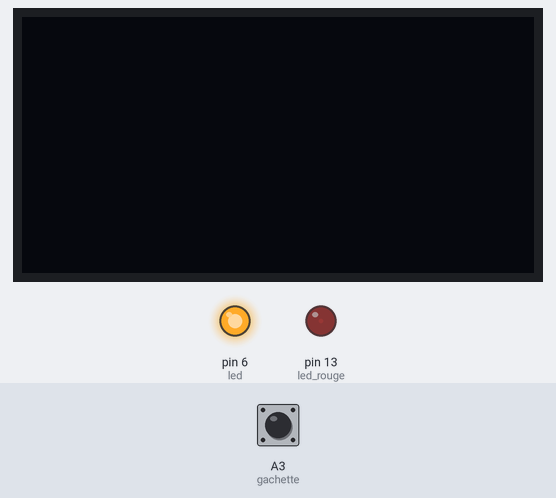
This sketch was run on a simulated Arduino Uno, built for the host (arithmetic inside an expression is 32-bit, double 64-bit). On the bench: 128×64 one-colour display, output pins drawn as LEDs (lit = HIGH). The test bench sets the inputs (shaded band); at power-on: A3 (gachette) LOW. What the sketch prints to the serial monitor is not drawn.

Above: at 1.2 s.
1.3 s: A3 (gachette) driven HIGH
At 1.7 s:
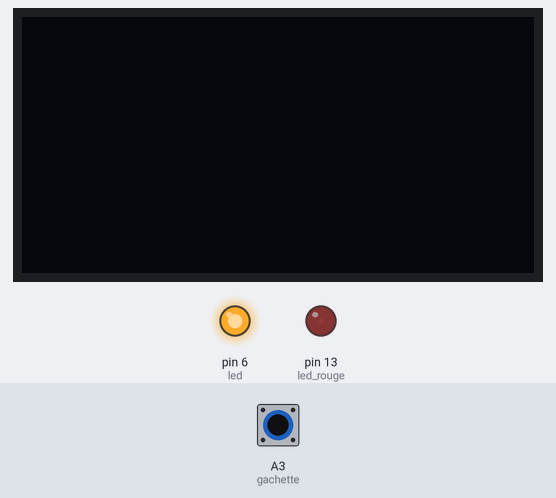
2.9 s: A3 (gachette) pulsed LOW 5 times (0.12 s each, 0.3 s apart)
5.9 s: A3 (gachette) driven LOW
7.4 s: A3 (gachette) driven HIGH
At 9.9 s:
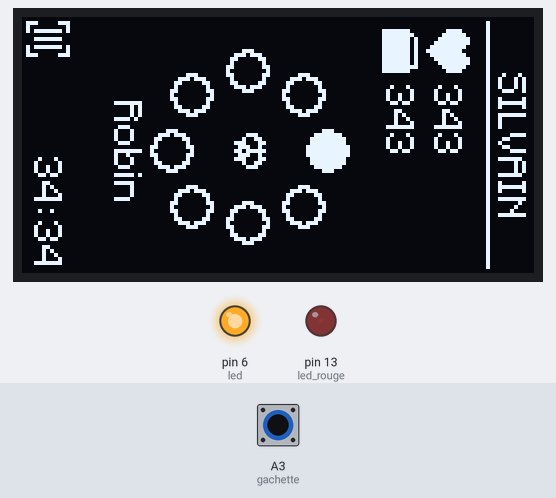
10.4 s: A3 (gachette) pulsed LOW 2 times (0.12 s each, 0.3 s apart)
Timing chart, 0 to 28.7 s (numbered marks = the images above; inputs shaded):
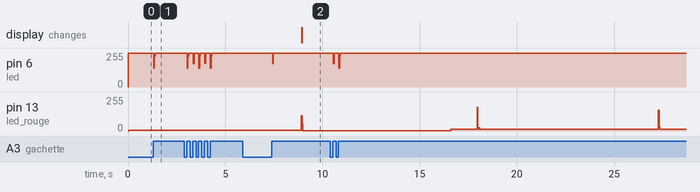

The sketch:

fusil.ino
```cpp
#include "U8glib.h"


int led = 6;
int led_rouge = 13;
int gachette = A3;

boolean toggle0 = 0;
boolean enable_frequence = 0;

U8GLIB_SH1106_128X64 u8g(U8G_I2C_OPT_NONE);

const uint8_t img_logo[] PROGMEM = {0,0,0,0,0,0,0,0,0,0,0,0,0,0,0,0,0,0,0,0,0,0,0,0,0,0,0,0,0,0,0,0,0,0,0,0,0,0,0,0,0,0,0,0,0,0,0,0,0,0,0,0,0,0,0,31,240,0,0,0,0,0,0,0,0,0,0,0,0,0,0,63,240,0,0,0,0,0,0,0,0,0,0,0,0,0,0,103,248,0,0,0,0,0,0,0,0,0,0,0,0,0,0,199,248,0,0,0,0,0,0,0,0,0,0,0,0,0,1,131,252,0,0,0,0,0,0,0,0,0,0,0,0,0,3,3,252,0,0,0,0,0,0,0,0,3,248,0,0,0,1,1,254,0,0,0,0,0,0,0,0,2,0,0,0,0,1,131,0,0,127,192,0,0,0,0,0,2,0,0,0,0,0,134,0,0,127,224,0,0,0,0,0,2,0,0,0,0,0,204,0,0,255,48,0,0,0,0,0,0,0,0,0,0,0,88,0,0,254,24,0,0,0,0,0,1,0,0,0,0,0,112,0,1,254,12,0,0,0,0,0,2,160,0,0,0,0,32,0,1,252,4,0,0,0,0,0,2,160,12,3,0,0,0,0,3,254,8,0,0,0,0,0,2,160,14,7,0,0,0,0,0,3,8,0,0,0,0,0,3,192,15,15,0,0,0,0,15,249,144,0,0,0,0,0,0,0,7,158,0,0,0,0,15,236,208,0,0,0,0,0,2,64,3,252,0,0,0,0,31,230,96,0,0,0,0,0,2,160,1,248,0,0,0,0,31,195,32,0,0,0,0,0,2,160,3,252,0,0,0,0,63,193,128,0,0,0,0,0,2,160,7,158,0,0,0,0,63,128,192,0,0,0,0,0,1,32,15,15,0,0,0,0,127,128,128,0,0,0,0,0,0,0,14,7,0,0,254,127,128,193,128,63,224,0,0,0,1,192,12,3,0,1,4,129,0,97,0,24,48,0,0,0,2,160,0,0,0,2,9,2,0,51,0,8,24,0,0,0,2,160,0,0,0,2,25,6,0,26,0,12,8,0,0,0,2,160,0,0,0,4,18,4,0,14,0,4,12,0,0,0,2,192,15,255,0,4,50,12,0,4,0,6,4,0,0,0,0,0,15,255,0,8,36,8,0,0,0,2,6,0,0,0,3,224,15,255,0,15,231,248,0,0,0,3,254,0,0,0,0,64,14,0,0,7,243,252,0,4,0,7,252,0,0,0,0,32,14,0,0,7,243,252,0,6,0,7,252,0,0,0,0,32,14,0,0,3,249,254,0,30,0,15,248,0,0,0,0,64,14,0,0,3,249,254,0,31,0,15,248,0,0,0,0,0,0,0,0,1,252,255,0,63,0,31,240,0,0,0,0,0,0,0,0,0,254,127,128,255,128,63,224,0,0,0,0,8,0,0,0,0,0,0,127,255,128,0,0,0,0,0,0,8,15,255,0,0,0,0,32,127,192,0,0,0,0,0,3,248,15,255,0,0,0,0,32,63,128,0,0,0,0,0,0,8,15,255,0,0,0,0,16,63,32,0,0,0,0,0,0,8,0,0,0,0,0,0,16,30,96,0,0,0,0,0,1,0,0,0,0,0,0,0,8,12,240,0,0,0,0,0,2,160,0,0,0,0,0,0,15,249,240,0,0,0,0,0,2,160,15,255,0,0,0,0,0,3,248,0,0,0,0,0,2,160,15,255,0,0,0,0,3,255,248,0,0,0,0,0,3,192,15,255,0,0,32,0,1,3,252,0,0,0,0,0,0,0,0,0,0,0,112,0,1,1,252,0,0,0,0,0,4,192,0,0,0,0,120,0,0,129,248,0,0,0,0,0,5,32,0,0,0,0,252,0,0,128,240,0,0,0,0,0,5,32,0,0,0,0,254,0,0,64,96,0,0,0,0,0,5,32,0,0,0,1,255,0,0,127,192,0,0,0,0,0,3,224,0,0,0,1,255,254,0,0,0,0,0,0,0,0,0,0,0,0,0,3,254,4,0,0,0,0,0,0,0,0,0,0,0,0,0,1,252,12,0,0,0,0,0,0,0,0,0,0,0,0,0,0,248,8,0,0,0,0,0,0,0,0,0,0,0,0,0,0,120,24,0,0,0,0,0,0,0,0,0,0,0,0,0,0,48,16,0,0,0,0,0,0,0,0,0,0,0,0,0,0,31,240,0,0,0,0,0,0,0,0,0,0,0,0,0,0,0,0,0,0,0,0,0,0,0,0,0,0,0,0,0,0,0,0,0,0,0,0,0,0,0,0,0,0,0,0,0,0,0,0,0,0,0,0,0,0,0,0,};
const uint8_t img_score[] PROGMEM = {0,0,0,0,0,0,0,0,0,0,0,0,0,0,0,0,112,112,0,0,0,0,0,0,0,0,0,0,0,0,8,0,64,16,0,0,0,0,0,0,0,0,0,0,0,0,8,0,95,208,0,0,0,0,0,0,0,0,0,63,128,60,8,0,0,0,0,0,0,0,0,0,0,0,0,63,192,126,8,0,31,192,0,0,0,0,0,0,0,0,0,63,160,255,8,0,0,0,0,0,0,0,0,0,0,0,0,63,161,255,8,0,95,208,0,0,0,0,0,0,0,0,0,63,163,254,8,0,64,16,0,0,0,0,1,192,0,0,0,63,167,252,8,0,112,112,0,0,0,0,7,112,0,0,0,63,163,254,8,0,0,0,0,0,0,0,12,24,0,0,0,63,161,255,8,0,0,0,0,0,0,0,8,8,0,0,0,63,160,255,8,0,0,0,0,0,0,0,24,12,0,0,0,63,224,126,8,0,0,0,0,0,0,0,16,4,0,0,0,63,128,60,8,0,0,0,0,0,0,112,24,12,7,0,0,0,0,0,8,136,0,0,0,0,1,220,8,8,29,192,0,0,0,0,9,20,0,0,0,0,3,6,12,24,48,96,0,0,0,0,9,20,0,0,0,0,2,2,7,112,32,32,0,8,128,136,9,20,0,0,0,0,6,3,1,192,96,48,0,16,65,4,8,228,0,0,0,0,4,1,0,0,64,16,0,18,65,36,8,0,0,0,0,0,6,3,0,0,96,48,0,18,65,36,9,4,0,0,1,252,2,2,0,0,32,32,0,13,128,216,9,252,0,0,0,20,3,6,0,0,48,96,0,0,0,0,9,4,0,0,0,20,1,220,0,0,29,192,0,6,0,96,8,0,0,0,0,20,0,112,0,0,7,0,0,5,0,80,9,252,0,0,1,232,0,0,0,0,0,0,0,4,128,72,9,0,0,0,0,0,0,0,0,0,0,0,0,4,64,68,9,0,0,0,0,224,0,0,0,0,0,0,0,31,193,252,9,0,0,0,1,16,14,0,0,0,0,28,0,0,0,0,8,0,0,0,1,16,59,128,0,224,0,127,0,8,128,136,8,60,0,0,1,16,96,192,1,48,0,255,128,16,65,4,8,192,0,0,0,224,64,64,7,24,0,255,128,18,65,36,9,0,0,0,0,0,192,96,3,144,1,255,192,18,65,36,8,192,0,0,1,252,128,32,6,248,1,255,192,13,128,216,8,60,0,0,1,32,192,96,3,144,1,255,192,0,0,0,8,0,8,128,1,16,64,64,7,24,0,255,128,0,0,0,9,248,16,64,1,16,96,192,1,48,0,255,128,0,0,0,8,20,18,64,0,224,59,128,0,224,0,127,0,0,0,0,8,20,18,64,0,0,14,0,0,0,0,28,0,0,0,0,8,20,13,128,1,244,0,0,0,0,0,0,0,0,0,0,9,248,0,0,0,0,0,0,0,0,0,0,0,0,0,0,8,0,6,0,1,240,0,0,0,0,0,0,0,0,0,0,9,4,5,0,0,16,0,112,0,0,7,0,0,0,0,0,9,252,4,128,0,16,1,220,0,0,29,192,0,0,0,0,9,4,4,64,0,16,3,6,0,0,48,96,0,0,0,0,8,0,31,192,1,224,2,2,0,0,32,32,0,0,0,0,9,252,0,0,0,0,6,3,1,192,96,48,0,0,0,0,8,8,0,0,0,0,4,1,7,112,64,16,0,0,0,0,8,16,9,0,0,0,6,3,12,24,96,48,0,0,0,0,8,32,0,0,0,0,2,2,8,8,32,32,0,0,0,0,9,252,0,0,0,0,3,6,24,12,48,96,0,0,0,0,8,0,8,128,0,0,1,220,16,4,29,192,0,0,0,0,8,0,16,64,0,0,0,112,24,12,7,0,0,0,0,0,8,0,18,64,0,0,0,0,8,8,0,0,0,0,0,0,8,0,18,64,0,0,0,0,12,24,0,0,0,0,0,0,8,0,13,128,0,0,0,0,7,112,0,0,0,0,0,0,8,0,0,0,0,0,0,0,1,192,0,0,0,0,0,0,8,0,6,0,0,0,0,0,0,0,0,0,0,0,0,0,8,0,5,0,0,0,0,0,0,0,0,0,0,0,0,0,8,0,4,128,0,0,0,0,0,0,0,0,0,0,0,0,8,0,4,64,0,0,0,0,0,0,0,0,0,0,0,0,8,0,31,192,0,0,0,0,0,0,0,0,0,0,0,0,8,0,0,0,0,0,0,0,0,0,0,0,0,0,0,0,8,0,0,0,0,0,0,0,0,0,0,0,0,0,0,0,0,0,0,};

int imgX;
int imgY;

int munition = 500;
int mode_tir = 3;

void setup()
{
  // Open serial communications and wait for port to open:
  Serial.begin(57600);
  Serial.println("Hello !!");

  pinMode(led, OUTPUT);
  digitalWrite(led, HIGH);

  pinMode(led_rouge, OUTPUT);

  pinMode(gachette, INPUT);


  imgX = 0;
  imgY = -1;

  cli();//stop interrupts
  //set timer1 interrupt at 1Hz
  TCCR1A = 0;// set entire TCCR1A register to 0
  TCCR1B = 0;// same for TCCR1B
  TCNT1  = 0;//initialize counter value to 0
  // set compare match register for 1hz increments
  OCR1A = 210;// = (16*10^6) / (1000*8) - 1 (must be <65536)
  // turn on CTC mode
  TCCR1B |= (1 << WGM12);
  // Set CS12 and CS10 bits for 1 prescaler
  TCCR1B |= (1 << CS10);// | (1 << CS10);
  // enable timer compare interrupt
  TIMSK1 |= (1 << OCIE1A);
  sei();//allow interrupts
}


void loop() // run over and over
{
  digitalWrite(led_rouge, HIGH);

  if(mode_tir > 0 && digitalRead(gachette))
  {
    send_id(123);
    mode_tir--;
  }
  if(!digitalRead(gachette)) mode_tir = 1;

  send_id(0);


  if(imgY==-2)
  {
    if(u8g.nextPage()) imgY=0;
    else imgY=-1;
  }
  else if(imgY==-1)
  {
    u8g.firstPage();
    imgY=0;
  }
  else
  {
  //  u8g.drawBitmapP( (imgX*8), imgY, 1, 1, (img_logo+(imgY*16)+imgX));

    u8g.drawBitmapP( (imgX*8), imgY, 1, 1, (img_score+(imgY*16)+imgX));

    imgX++;
    if(imgX>16) { imgX=0; imgY++; }
    if(imgY>64) imgY=-2;
  }

  digitalWrite(led_rouge, LOW);
}


#define TEMPS_HIGH 1000
int send_id(byte id)
{
  static int etat=0;
  static unsigned long debut;
  static String myStr;
  static int bits;

  if(etat==0)
  {
    if(id != 0)
    {
      myStr = String(id,BIN);
      while(myStr.length() < 8) myStr = "0"+myStr; //myStr.concat(String('0'),myStr);

      Serial.println(myStr);
      debut = micros();
      etat=1;
    }
    else return 0;
  }

  else if(etat==1)
  {
    enable_frequence = 1;
    if((micros()-debut) >= 9*TEMPS_HIGH)
    {
      etat=2;
    }
  }

  else if(etat==2)
  {
    enable_frequence = 0;
    if((micros()-debut) >= 10*TEMPS_HIGH)
    {
      etat=10;
      bits=-1;
    }
  }

  else if(etat>=10 && etat <= 25)
  {
    if(etat%2 == 0)
    {
      enable_frequence = 1;
      if((micros()-debut) >= (etat+1)*TEMPS_HIGH) { bits++; etat++; }
    }
    else
    {
      if(myStr[bits]=='0') enable_frequence = 0;
      else enable_frequence = 1;
      if((micros()-debut) >= (etat+1)*TEMPS_HIGH) etat++;
    }
  }

  else if(etat == 26)
  {
    enable_frequence = 1;
    if((micros()-debut) >= (etat+1)*TEMPS_HIGH)
    {
      etat=0;
      enable_frequence = 0;
    }
  }

  return 1;
}


ISR(TIMER1_COMPA_vect)
{
  if(enable_frequence)
  {
    if(toggle0)
      PORTD |= 0b1000000;
    else
      PORTD &= 0b0111111;
  }
  else PORTD |= 0b1000000;

  toggle0 = !toggle0;
}
```

Measured:
- after the input at 1.3 s, pin 6 (led): 255/255 → 141/255 at once, → 231/255 0.04 s later, → 255/255 0.04 s later
- after the input at 5.9 s, every drawn part: stays the same
- after the input at 7.4 s, pin 6 (led): 255/255 → 176/255 at once, → 255/255 0.04 s later
